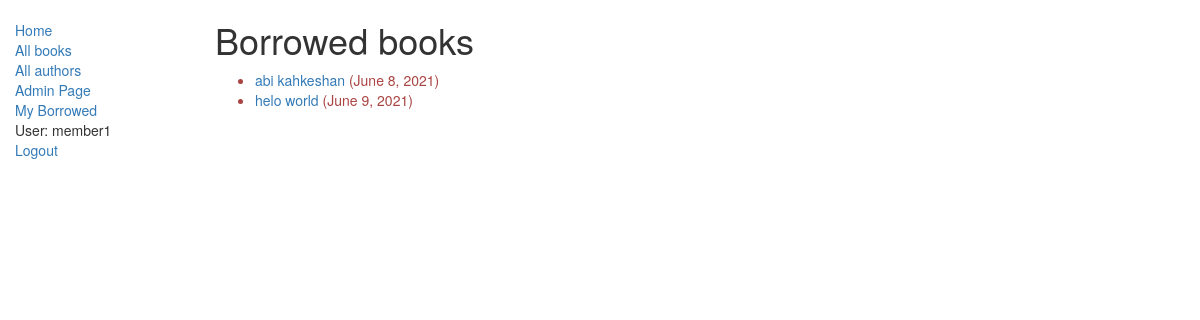
Page /catalog/mybooks/ (signed in) on the earlier database version.
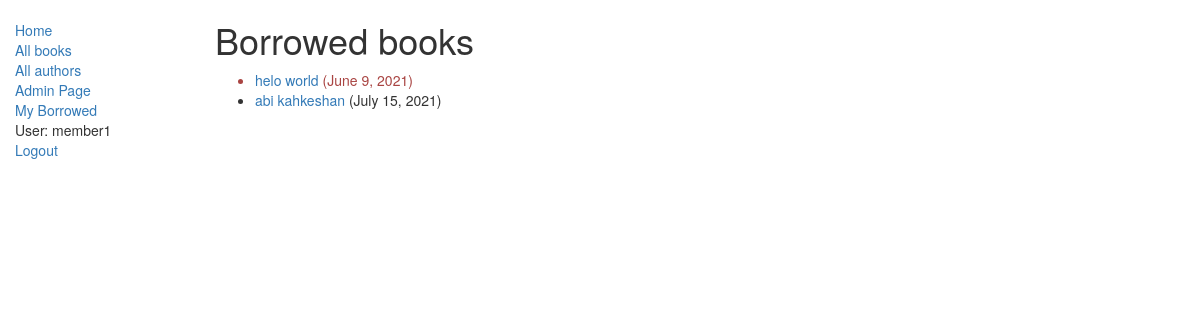
Same page on the later database version.
### catalog/models.py (models this page shows, shortened)
class BookInstance(models.Model):
    id = models.UUIDField(primary_key=True, default=uuid.uuid4, help_text="Unique ID for this particular book across whole library")
    book = models.ForeignKey('Book', on_delete=models.SET_NULL, null=True)
    imprint = models.CharField(max_length=200)
    due_back = models.DateField(null=True, blank=True)
    LOAN_STATUS = (
        ('m', 'Maintenance'),
        ('o', 'On loan'),
        ('a', 'Available'),
        ('r', 'Reserved'),
    )
    status = models.CharField(max_length=1, choices=LOAN_STATUS, blank=True, default='m', help_text='Book availability')
    borrower = models.ForeignKey(User, on_delete=models.SET_NULL, null=True, blank=True)
    class Meta:
        ordering = ["due_back"]
    @property
    def is_overdue(self):
        if self.due_back and date.today() > self.due_back:
            return True
        return False

class Book(models.Model):
    title = models.CharField(max_length=200)
    author = models.ForeignKey('Author', on_delete=models.SET_NULL, null=True)
    summary = models.TextField(max_length=1000, help_text="Enter a brief description of the book")
    isbn = models.CharField('ISBN',max_length=13, help_text='13 Character <a href="https://www.isbn-international.org/content/what-isbn">ISBN number</a>')
    genre = models.ManyToManyField(Genre, help_text="Select a genre for this book")
    def display_genre(self):
        """
        Creates a string for the Genre. This is required to display genre in Admin.
        """
        return ', '.join([ genre.name for genre in self.genre.all()[:3] ])
    display_genre.short_description = 'Genre'

### catalog/views.py (the view)
class LoanedBooksByUserListView(LoginRequiredMixin,generic.ListView):
    model = models.BookInstance
    template_name ='catalog/bookinstance_list_borrowed_user.html'
    paginate_by = 10
    def get_queryset(self):
        return models.BookInstance.objects.filter(borrower=self.request.user).filter(status__exact='o').order_by('due_back')

### catalog/templates/catalog/bookinstance_list_borrowed_user.html
{% extends "catalog/base_generic.html" %}
{% block content %}
    <h1>Borrowed books</h1>
    {% if bookinstance_list %}
    <ul>
      {% for bookinst in bookinstance_list %}
      <li class="{% if bookinst.is_overdue %}text-danger{% endif %}">
        <a href="{% url 'catalog:book-detail' bookinst.book.pk %}">{{bookinst.book.title}}</a> ({{ bookinst.due_back }})
      </li>
      {% endfor %}
    </ul>
    {% else %}
      <p>There are no books borrowed.</p>
    {% endif %}
{% endblock %}

Differences in the rows shown:
shown differently, row unchanged: BookInstance "June 9, 2021": moves up the list
changed BookInstance "abi kahkeshan": due_back "June 8, 2021" → "July 15, 2021"
